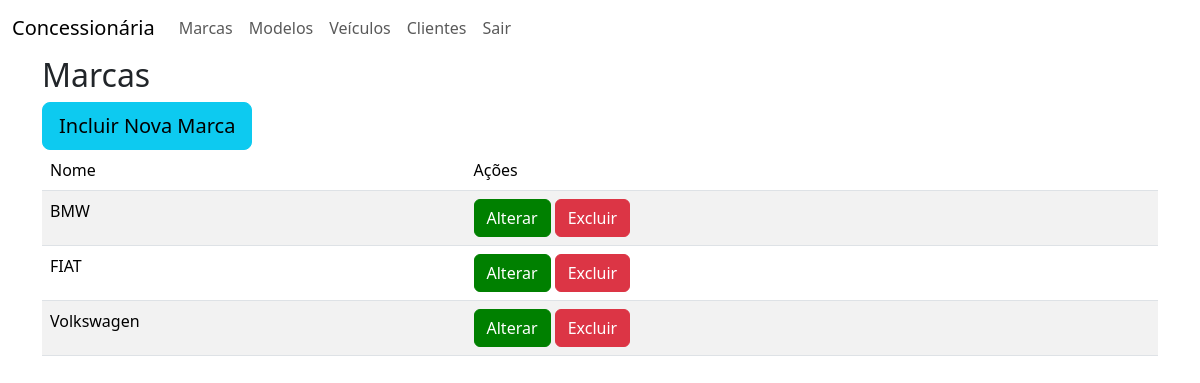
Before: //listar_marcas with the older database file.
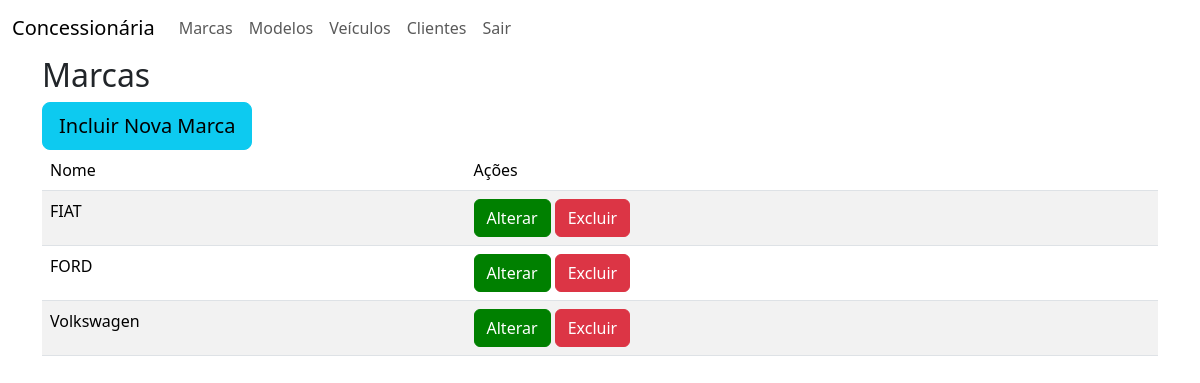
After: the same page with the newer database file.
### cadastro/models.py (models this page shows, shortened)
class Marca(models.Model):
    nome = models.CharField(max_length=100)
    class Meta:
        ordering = ['nome']

### cadastro/views.py (the view)
# urls.py: path('/listar_marcas', views.listarMarcas,name= 'listar_marcas'),
def listarMarcas(request):
    marcas = Marca.objects.order_by('nome')
    return render(request, 'marcas/lista.html',{'marcas': marcas})

### cadastro/templates/marcas/lista.html
{% extends 'base.html' %}
{% block content %}
   <h2>Marcas</h2>
   <a href="{% url 'incluir_marca' %}" class="btn btn-info btn-lg">Incluir Nova Marca</a>
   <table class='table table-striped'>
      <thead>
      <tr>
         <td>Nome</td>
         <td>Ações</td>
      </tr>
   </thead>
   <tbody>
      {% for m in marcas %}
      <tr>
         <td>{{m.nome}}</td>
         <td>
            <a href ="{% url 'alterar_marca' m.id %}" class="btn btn-primary" >Alterar</a>
            <a href= "#" class = "btn btn-danger" onclick="abrirTela('{% url 'excluir_marca' m.id %}')" >Excluir</a>
         </td>
      </tr>
      {% endfor %}
   </tbody>
   </table>
{% endblock %}

### templates/base.html (shortened to what this page needs)
<!DOCTYPE html>
<html lang="en">
<head>
    {% load django_bootstrap5 %}
    {% load static %}
    <link rel = 'stylesheet' href="{% static 'estilo.css' %}">
    {% bootstrap_css %}
</head>
<body>
    {% include 'menu.html' %}
   <div class = 'container'>
    {% block content %}
    {% endblock %}
   </div>
</body>
</html>

### templates/menu.html (shortened to what this page needs)
<nav class="navbar navbar-expand-lg">
    <div class="container-fluid">
      <a href="{% url 'index' %}" class="navbar-brand">
          Concessionária
      </a>
      <div class="collapse navbar-collapse" id="menu">
          <ul class="navbar-nav">
           <li class="nav-item">
           <a class="nav-link" href="{% url 'listar_marcas' %}">Marcas</a>
            </li>
              <li class="nav-item">
               <a class="nav-link" href="{% url 'listar_modelo' %}">Modelos</a>
              </li>
              <li class="nav-item">
               <a class="nav-link" href="{% url 'listar_veiculo' %}">Veículos</a>
              </li>
             <li class="nav-item">
              <a class="nav-link" href="{% url 'listar_cliente' %}">Clientes</a>
            </li>
            <li class="nav-tem">
               <a class="nav-link" href="{% url 'sair' %}">Sair</a>
            </li>
        </ul>
      </div>
  </div>
  </nav>

### templates/estatico/estilo.css (style rules this page uses)
.btn-primary { background-color: rgb(0, 128, 0) !important; border-color: rgb(0, 128, 0) !important; }

Changed rows visible on the page:
removed Marca: nome "BMW"
added Marca: nome "FORD"
